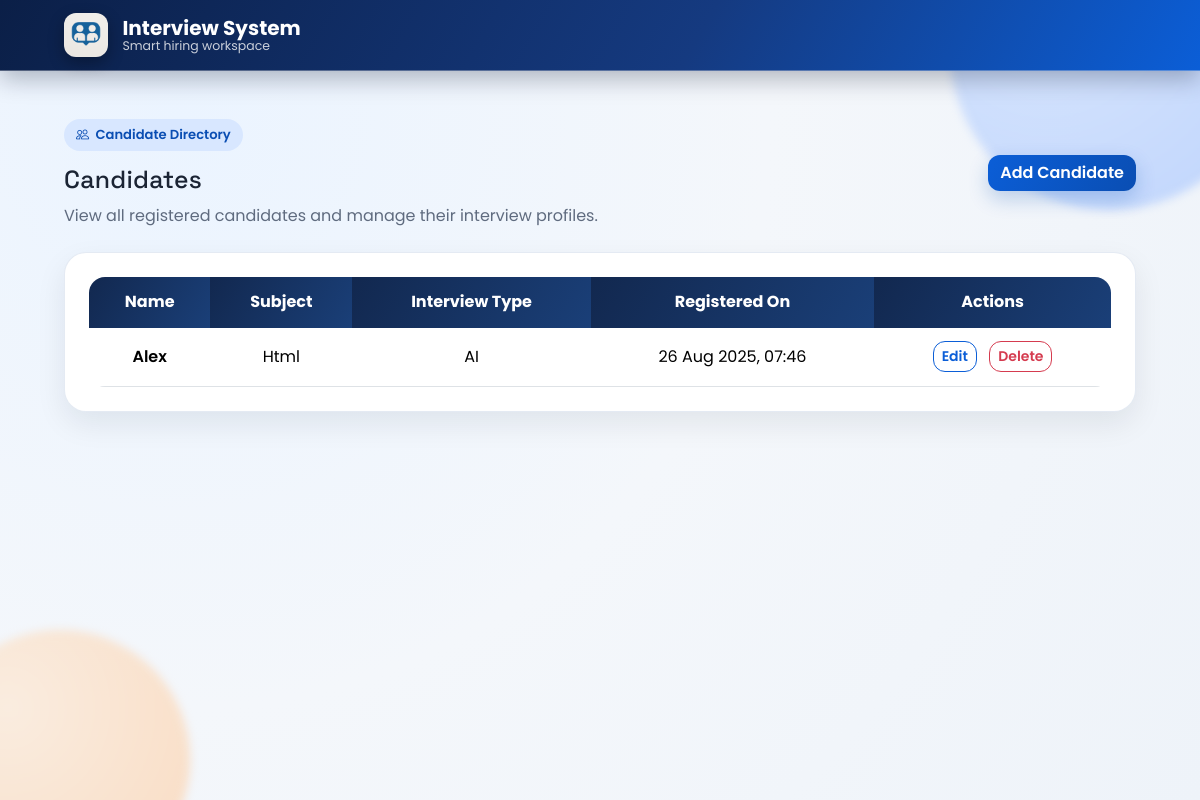
The page /candidates/ on the database as committed earlier.
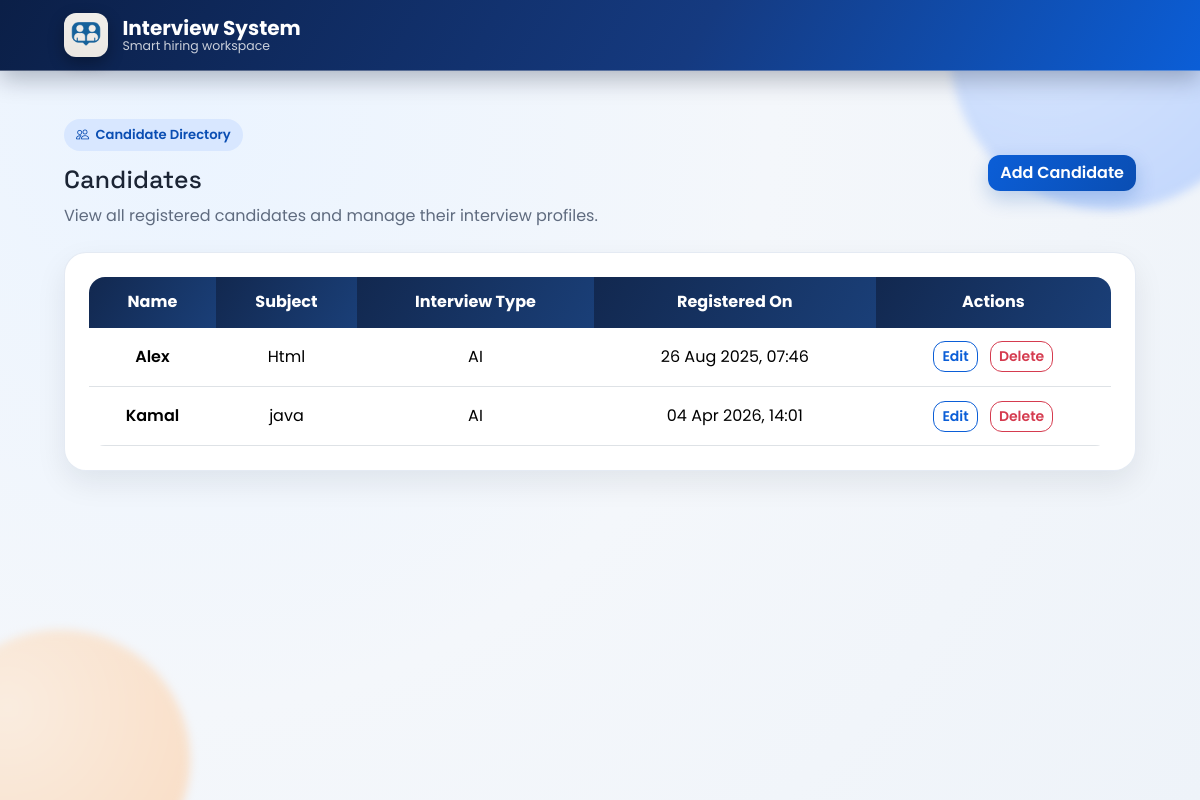
The same page on the database as committed later.
### accounts/models.py (models this page shows, shortened)
class Candidate(models.Model):
    candidate_id = models.AutoField(primary_key=True)
    name = models.CharField(max_length=255)
    registration_date = models.DateTimeField(auto_now_add=True)
    subject = models.CharField(max_length=255)
    verdict = models.CharField(max_length=20 , null=True , blank=True),
    INTERVIEW_TYPE_CHOICES = [
        ("AI" , "AI-Based Interview"),
        ("Manual" , "Manual Interview")
    ]
    interview_type = models.CharField(
        max_length=10,
        choices= INTERVIEW_TYPE_CHOICES,
        default="Manual",
    )
    assigned_questions = models.ManyToManyField(Question, blank=True)
    duration_minutes = models.IntegerField(default=60)

### accounts/views.py (the view)
# urls.py: path('candidates/' , views.candidate_list , name = "candidate_list"),
async def candidate_list(request):
    candidates = await sync_to_async(list)(Candidate.objects.all().order_by('registration_date'))
    return render(request, "accounts/candidates/list.html", {'candidates': candidates})

### accounts/templates/accounts/candidates/list.html (shortened to what this page needs)
{% extends "accounts/base.html" %}
{% block content %}
<div class="page-header d-flex flex-wrap justify-content-between align-items-center gap-3">
  <div>
    <span class="page-kicker"><i class="bi bi-people"></i> Candidate Directory</span>
    <h2 class="page-title">Candidates</h2>
    <p class="page-subtitle mb-0">View all registered candidates and manage their interview profiles.</p>
  </div>
  <a href="{% url 'add_candidate' %}" class="btn btn-primary">Add Candidate</a>
</div>
<div class="surface-card p-3 p-md-4">
  <div class="table-responsive">
    <table class="table table-hover align-middle text-center mb-0">
      <thead>
        <tr>
          <th>Name</th>
          <th>Subject</th>
          <th>Interview Type</th>
          <th>Registered On</th>
          <th>Actions</th>
        </tr>
      </thead>
      <tbody>
        {% for candidate in candidates %}
        <tr>
          <td class="fw-semibold">{{ candidate.name }}</td>
          <td>{{ candidate.subject }}</td>
          <td>{{ candidate.interview_type }}</td>
          <td>{{ candidate.registration_date|date:"d M Y, H:i" }}</td>
          <td>
            <a href="{% url 'candidate_edit' candidate.pk %}" class="btn btn-sm btn-outline-primary me-2">Edit</a>
            <a href="{% url 'candidate_delete' candidate.pk %}" class="btn btn-sm btn-outline-danger">Delete</a>
          </td>
        </tr>
        {% empty %}
        <tr>
          <td colspan="5">
            <div class="empty-state">No candidates found yet.</div>
          </td>
        </tr>
        {% endfor %}
      </tbody>
    </table>
  </div>
</div>
{% endblock %}

Rows that differ between the two databases and show on the page:
added Candidate: name "Kamal", subject "java", interview_type "AI", registration_date "04 Apr 2026, 14:01"
